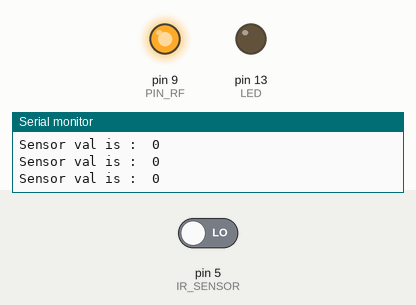
Simulated run of this sketch. Board: Arduino Uno, built with avr-gcc and run on an emulated ATmega328P. Shown: output pins drawn as LEDs (lit = HIGH), the last lines printed to the serial monitor. The inputs (shaded band) are chosen by the test bench; at power-on: pin 5 (IR_SENSOR) LOW.

Above: at 4.8 s.
4.9 s: pin 5 (IR_SENSOR) driven HIGH
At 7.2 s:
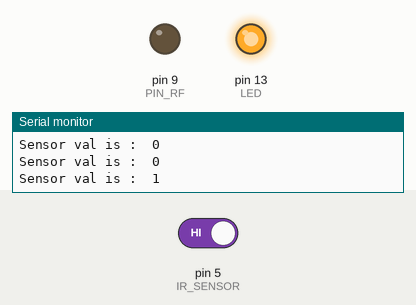
7.6 s: pin 5 (IR_SENSOR) driven LOW
At 8.9 s:
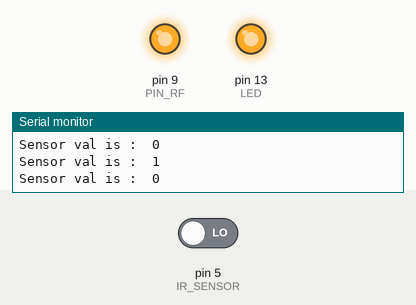
Timing chart, 0 to 10.6 s (numbered marks = the images above; inputs shaded):
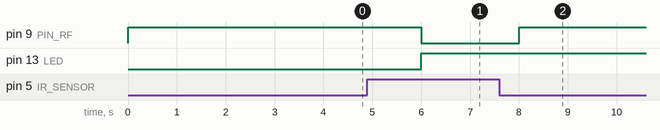

Measured:
- after the input at 4.9 s, pin 9 (PIN_RF): HIGH → LOW after 1.1 s; pin 13 (LED): LOW → HIGH after 1.1 s
- after the input at 7.6 s, pin 9 (PIN_RF): LOW → HIGH after 0.40 s

The sketch:

biker_protech.ino
```cpp
int IR_SENSOR = 5 ; //pin where LED is attached
int PIN_RF = 9 ;   //pin where RF Transmitter is attached
int  LED = 13;

void setup() {
  // put your setup code here, to run once:
 pinMode(IR_SENSOR ,INPUT);
 pinMode(PIN_RF, OUTPUT);
 pinMode(LED, OUTPUT);
 digitalWrite(PIN_RF, HIGH);  //RF Transmitter transmits at LOW, so by default keeping it at HIGH
 Serial.begin(9600);

}

void loop() {
  // put your main code here, to run repeatedly:
    int sensor_val = digitalRead(IR_SENSOR); // Reading the IR Sensor
    Serial.print("Sensor val is :  ");
    Serial.println(sensor_val);
  //condition for turning on the RF Transmitter
  if(sensor_val == 1)
  {
    digitalWrite(PIN_RF, LOW);

    digitalWrite(LED, HIGH);
  }
  else
  {
    digitalWrite(PIN_RF, HIGH);
  }
  delay(2000);
}
```
